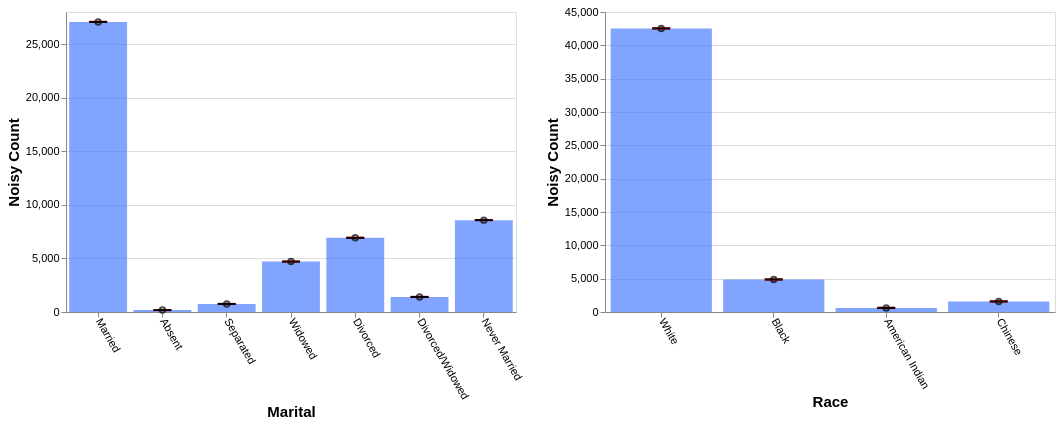

Write the Vega-Lite specification saved for this chart.
### Vega-Lite specification from a JSON file in a GitHub repository (floating-point values rounded to 4 significant figures)
{"config": {"view": {"continuousWidth": 400, "continuousHeight": 300}, "axis": {"labelFontSize": 11, "titleFontSize": 15}, "axisBottom": {"labelAngle": 60}}, "hconcat": [{"layer": [{"mark": "bar", "encoding": {"color": {"value": "transparent"}, "tooltip": [{"aggregate": "sum", "field": "noisy_count", "title": "noisy count", "type": "quantitative"}, {"aggregate": "sum", "field": "noisy_count_prev", "title": "prev count", "type": "quantitative"}, {"aggregate": "sum", "field": "error", "title": "current error", "type": "quantitative"}, {"aggregate": "sum", "field": "error_prev", "title": "prev error", "type": "quantitative"}], "x": {"field": "marital", "sort": null, "title": "Marital", "type": "ordinal"}}, "height": 300, "selection": {"selector543": {"type": "interval", "encodings": ["x"]}}, "transform": [{"filter": {"selection": "selector544"}}], "width": 450}, {"mark": {"type": "bar", "color": "gray", "opacity": 0}, "encoding": {"x": {"field": "marital", "sort": null, "title": "Marital", "type": "ordinal"}, "y": {"aggregate": "sum", "field": "noisy_count_prev", "type": "quantitative"}}, "transform": [{"filter": {"selection": "selector544"}}]}, {"mark": {"type": "bar", "color": "#4C7FFF", "opacity": 0.7}, "encoding": {"x": {"field": "marital", "sort": null, "title": "Marital", "type": "ordinal"}, "y": {"aggregate": "sum", "field": "noisy_count", "type": "quantitative"}}, "transform": [{"filter": {"selection": "selector544"}}]}, {"mark": {"type": "point", "color": "black", "opacity": 0.7}, "encoding": {"x": {"field": "marital", "sort": null, "title": "Marital", "type": "ordinal"}, "y": {"aggregate": "sum", "field": "noisy_count", "title": "Noisy Count", "type": "quantitative"}}, "transform": [{"filter": {"selection": "selector544"}}]}, {"mark": {"type": "rule", "color": "#B6B6B6", "size": 2, "strokeDash": [3, 3]}, "encoding": {"x": {"field": "marital", "sort": null, "title": "Marital", "type": "ordinal"}, "y": {"aggregate": "sum", "field": "plus_error_prev_marital", "title": "", "type": "quantitative"}, "y2": {"aggregate": "sum", "field": "minus_error_prev_marital", "title": ""}}, "transform": [{"filter": {"selection": "selector544"}}]}, {"mark": {"type": "tick", "color": "#B90000", "size": 0, "strokeDash": [1, 1]}, "encoding": {"x": {"field": "marital", "sort": null, "title": "Marital", "type": "ordinal"}, "y": {"aggregate": "sum", "field": "plus_error_prev_marital", "type": "quantitative"}}, "transform": [{"filter": {"selection": "selector544"}}]}, {"mark": {"type": "tick", "color": "#B90000", "size": 0, "strokeDash": [3, 1]}, "encoding": {"x": {"field": "marital", "sort": null, "title": "Marital", "type": "ordinal"}, "y": {"aggregate": "sum", "field": "minus_error_prev_marital", "type": "quantitative"}}, "transform": [{"filter": {"selection": "selector544"}}]}, {"mark": {"type": "rule", "color": "black", "size": 2}, "encoding": {"x": {"field": "marital", "sort": null, "title": "Marital", "type": "ordinal"}, "y": {"aggregate": "sum", "field": "plus_error", "title": "", "type": "quantitative"}, "y2": {"aggregate": "sum", "field": "minus_error", "title": ""}}, "transform": [{"filter": {"selection": "selector544"}}]}, {"mark": {"type": "tick", "color": "black", "width": 0}, "encoding": {"x": {"field": "marital", "sort": null, "title": "Marital", "type": "ordinal"}, "y": {"aggregate": "sum", "field": "plus_error", "type": "quantitative"}}, "transform": [{"filter": {"selection": "selector544"}}]}, {"mark": {"type": "tick", "color": "black", "width": 0}, "encoding": {"x": {"field": "marital", "sort": null, "title": "Marital", "type": "ordinal"}, "y": {"aggregate": "sum", "field": "minus_error", "type": "quantitative"}}, "transform": [{"filter": {"selection": "selector544"}}]}]}, {"layer": [{"mark": "bar", "encoding": {"color": {"value": "transparent"}, "tooltip": [{"aggregate": "sum", "field": "noisy_count", "title": "noisy count", "type": "quantitative"}, {"aggregate": "sum", "field": "noisy_count_prev", "title": "prev count", "type": "quantitative"}, {"aggregate": "sum", "field": "error", "title": "current error", "type": "quantitative"}, {"aggregate": "sum", "field": "error_prev", "title": "prev error", "type": "quantitative"}], "x": {"field": "race", "sort": null, "title": "Race", "type": "ordinal"}}, "height": 300, "selection": {"selector544": {"type": "interval", "encodings": ["x"]}}, "transform": [{"filter": {"selection": "selector543"}}], "width": 450}, {"mark": {"type": "bar", "color": "gray", "opacity": 0}, "encoding": {"x": {"field": "race", "sort": null, "title": "Race", "type": "ordinal"}, "y": {"aggregate": "sum", "field": "noisy_count_prev", "type": "quantitative"}}, "transform": [{"filter": {"selection": "selector543"}}]}, {"mark": {"type": "bar", "color": "#4C7FFF", "opacity": 0.7}, "encoding": {"x": {"field": "race", "sort": null, "title": "Race", "type": "ordinal"}, "y": {"aggregate": "sum", "field": "noisy_count", "type": "quantitative"}}, "transform": [{"filter": {"selection": "selector543"}}]}, {"mark": {"type": "point", "color": "black", "opacity": 0.7}, "encoding": {"x": {"field": "race", "sort": null, "title": "Race", "type": "ordinal"}, "y": {"aggregate": "sum", "field": "noisy_count", "title": "Noisy Count", "type": "quantitative"}}, "transform": [{"filter": {"selection": "selector543"}}]}, {"mark": {"type": "rule", "color": "#B6B6B6", "size": 2, "strokeDash": [3, 3]}, "encoding": {"x": {"field": "race", "sort": null, "title": "Race", "type": "ordinal"}, "y": {"aggregate": "sum", "field": "plus_error_prev_race", "title": "", "type": "quantitative"}, "y2": {"aggregate": "sum", "field": "minus_error_prev_race", "title": ""}}, "transform": [{"filter": {"selection": "selector543"}}]}, {"mark": {"type": "tick", "color": "#B90000", "size": 0, "strokeDash": [1, 1]}, "encoding": {"x": {"field": "race", "sort": null, "title": "Race", "type": "ordinal"}, "y": {"aggregate": "sum", "field": "plus_error_prev_race", "type": "quantitative"}}, "transform": [{"filter": {"selection": "selector543"}}]}, {"mark": {"type": "tick", "color": "#B90000", "size": 0, "strokeDash": [3, 1]}, "encoding": {"x": {"field": "race", "sort": null, "title": "Race", "type": "ordinal"}, "y": {"aggregate": "sum", "field": "minus_error_prev_race", "type": "quantitative"}}, "transform": [{"filter": {"selection": "selector543"}}]}, {"mark": {"type": "rule", "color": "black", "size": 2}, "encoding": {"x": {"field": "race", "sort": null, "title": "Race", "type": "ordinal"}, "y": {"aggregate": "sum", "field": "plus_error", "title": "", "type": "quantitative"}, "y2": {"aggregate": "sum", "field": "minus_error", "title": ""}}, "transform": [{"filter": {"selection": "selector543"}}]}, {"mark": {"type": "tick", "color": "black", "width": 0}, "encoding": {"x": {"field": "race", "sort": null, "title": "Race", "type": "ordinal"}, "y": {"aggregate": "sum", "field": "plus_error", "type": "quantitative"}}, "transform": [{"filter": {"selection": "selector543"}}]}, {"mark": {"type": "tick", "color": "black", "width": 0}, "encoding": {"x": {"field": "race", "sort": null, "title": "Race", "type": "ordinal"}, "y": {"aggregate": "sum", "field": "minus_error", "type": "quantitative"}}, "transform": [{"filter": {"selection": "selector543"}}]}]}], "data": {"name": "data-a3e62cdf2c9e600c81923b81019548db"}, "$schema": "https://vega.github.io/schema/vega-lite/v4.17.0.json", "datasets": {"data-a3e62cdf2c9e600c81923b81019548db": [{"marital": "Married", "race": "White", "noisy_count": 24270.0, "true_count": 24270.0, "plus_error": 24280.0, "minus_error": 24260.0, "error": 9.4, "noisy_count_prev": 24270.0, "true_count_prev": 24270.0, "plus_error_prev": 24290.0, "minus_error_prev": 24260.0, "error_prev": 14.1, "plus_error_prev_marital": 24290.0, "minus_error_prev_marital": 24260.0, "plus_error_prev_race": 24290.0, "minus_error_prev_race": 24260.0}, {"marital": "Married", "race": "Black", "noisy_count": 1673.0, "true_count": 1667.0, "plus_error": 1683.0, "minus_error": 1664.0, "error": 9.4, "noisy_count_prev": 1671.0, "true_count_prev": 1667.0, "plus_error_prev": 1685.0, "minus_error_prev": 1657.0, "error_prev": 14.1, "plus_error_prev_marital": 1686.0, "minus_error_prev_marital": 1658.0, "plus_error_prev_race": 1685.0, "minus_error_prev_race": 1657.0}, {"marital": "Married", "race": "American Indian", "noisy_count": 271.8, "true_count": 266.0, "plus_error": 281.2, "minus_error": 262.4, "error": 9.4, "noisy_count_prev": 272.4, "true_count_prev": 266.0, "plus_error_prev": 286.5, "minus_error_prev": 258.3, "error_prev": 14.1, "plus_error_prev_marital": 287.5, "minus_error_prev_marital": 259.3, "plus_error_prev_race": 289.6, "minus_error_prev_race": 261.4}, {"marital": "Married", "race": "Chinese", "noisy_count": 859.1, "true_count": 863.0, "plus_error": 868.5, "minus_error": 849.6, "error": 9.4, "noisy_count_prev": 856.2, "true_count_prev": 863.0, "plus_error_prev": 870.3, "minus_error_prev": 842.0, "error_prev": 14.1, "plus_error_prev_marital": 871.3, "minus_error_prev_marital": 843.0, "plus_error_prev_race": 869.3, "minus_error_prev_race": 841.0}, {"marital": "Absent", "race": "White", "noisy_count": 100.7, "true_count": 94.0, "plus_error": 110.2, "minus_error": 91.3, "error": 9.4, "noisy_count_prev": 100.6, "true_count_prev": 94.0, "plus_error_prev": 114.8, "minus_error_prev": 86.5, "error_prev": 14.1, "plus_error_prev_marital": 118.1, "minus_error_prev_marital": 89.83, "plus_error_prev_race": 115.8, "minus_error_prev_race": 87.5}, {"marital": "Absent", "race": "Black", "noisy_count": 7.1, "true_count": 16.0, "plus_error": 16.5, "minus_error": -2.3, "error": 9.4, "noisy_count_prev": 4.0, "true_count_prev": 16.0, "plus_error_prev": 18.1, "minus_error_prev": -10.1, "error_prev": 14.1, "plus_error_prev_marital": 21.43, "minus_error_prev_marital": -6.775, "plus_error_prev_race": 18.41, "minus_error_prev_race": -9.786}, {"marital": "Absent", "race": "American Indian", "noisy_count": 16.1, "true_count": 0.0, "plus_error": 25.5, "minus_error": 6.6, "error": 9.4, "noisy_count_prev": 8.8, "true_count_prev": 0.0, "plus_error_prev": 22.9, "minus_error_prev": -5.4, "error_prev": 14.1, "plus_error_prev_marital": 26.23, "minus_error_prev_marital": -2.075, "plus_error_prev_race": 26.04, "minus_error_prev_race": -2.257}, {"marital": "Absent", "race": "Chinese", "noisy_count": 53.8, "true_count": 7.0, "plus_error": 63.2, "minus_error": 44.4, "error": 9.4, "noisy_count_prev": 51.0, "true_count_prev": 7.0, "plus_error_prev": 65.1, "minus_error_prev": 36.8, "error_prev": 14.1, "plus_error_prev_marital": 68.42, "minus_error_prev_marital": 40.12, "plus_error_prev_race": 64.1, "minus_error_prev_race": 35.8}, {"marital": "Separated", "race": "White", "noisy_count": 569.2, "true_count": 567.0, "plus_error": 578.6, "minus_error": 559.7, "error": 9.4, "noisy_count_prev": 561.5, "true_count_prev": 567.0, "plus_error_prev": 575.6, "minus_error_prev": 547.4, "error_prev": 14.1, "plus_error_prev_marital": 578.0, "minus_error_prev_marital": 549.8, "plus_error_prev_race": 576.6, "minus_error_prev_race": 548.4}, {"marital": "Separated", "race": "Black", "noisy_count": 94.4, "true_count": 84.0, "plus_error": 103.8, "minus_error": 84.9, "error": 9.4, "noisy_count_prev": 98.9, "true_count_prev": 84.0, "plus_error_prev": 113.1, "minus_error_prev": 84.8, "error_prev": 14.1, "plus_error_prev_marital": 115.5, "minus_error_prev_marital": 87.17, "plus_error_prev_race": 113.4, "minus_error_prev_race": 85.11}, {"marital": "Separated", "race": "American Indian", "noisy_count": 9.7, "true_count": 13.0, "plus_error": 19.1, "minus_error": 0.2, "error": 9.4, "noisy_count_prev": 6.5, "true_count_prev": 13.0, "plus_error_prev": 20.7, "minus_error_prev": -7.6, "error_prev": 14.1, "plus_error_prev_marital": 23.07, "minus_error_prev_marital": -5.225, "plus_error_prev_race": 23.84, "minus_error_prev_race": -4.457}, {"marital": "Separated", "race": "Chinese", "noisy_count": 78.9, "true_count": 47.0, "plus_error": 88.3, "minus_error": 69.5, "error": 9.4, "noisy_count_prev": 75.8, "true_count_prev": 47.0, "plus_error_prev": 89.9, "minus_error_prev": 61.7, "error_prev": 14.1, "plus_error_prev_marital": 92.28, "minus_error_prev_marital": 64.08, "plus_error_prev_race": 88.9, "minus_error_prev_race": 60.7}, {"marital": "Widowed", "race": "White", "noisy_count": 4044.0, "true_count": 4078.0, "plus_error": 4053.0, "minus_error": 4034.0, "error": 9.4, "noisy_count_prev": 4044.0, "true_count_prev": 4078.0, "plus_error_prev": 4058.0, "minus_error_prev": 4030.0, "error_prev": 14.1, "plus_error_prev_marital": 4054.0, "minus_error_prev_marital": 4026.0, "plus_error_prev_race": 4060.0, "minus_error_prev_race": 4031.0}, {"marital": "Widowed", "race": "Black", "noisy_count": 510.6, "true_count": 543.0, "plus_error": 520.0, "minus_error": 501.2, "error": 9.4, "noisy_count_prev": 526.5, "true_count_prev": 543.0, "plus_error_prev": 540.6, "minus_error_prev": 512.3, "error_prev": 14.1, "plus_error_prev_marital": 536.2, "minus_error_prev_marital": 507.9, "plus_error_prev_race": 540.9, "minus_error_prev_race": 512.6}, {"marital": "Widowed", "race": "American Indian", "noisy_count": 51.8, "true_count": 35.0, "plus_error": 61.2, "minus_error": 42.3, "error": 9.4, "noisy_count_prev": 49.2, "true_count_prev": 35.0, "plus_error_prev": 63.4, "minus_error_prev": 35.1, "error_prev": 14.1, "plus_error_prev_marital": 58.98, "minus_error_prev_marital": 30.68, "plus_error_prev_race": 66.54, "minus_error_prev_race": 38.24}, {"marital": "Widowed", "race": "Chinese", "noisy_count": 101.0, "true_count": 77.0, "plus_error": 110.4, "minus_error": 91.6, "error": 9.4, "noisy_count_prev": 104.9, "true_count_prev": 77.0, "plus_error_prev": 119.0, "minus_error_prev": 90.8, "error_prev": 14.1, "plus_error_prev_marital": 114.6, "minus_error_prev_marital": 86.38, "plus_error_prev_race": 118.0, "minus_error_prev_race": 89.8}, {"marital": "Divorced", "race": "White", "noisy_count": 5951.0, "true_count": 5901.0, "plus_error": 5960.0, "minus_error": 5941.0, "error": 9.4, "noisy_count_prev": 5944.0, "true_count_prev": 5901.0, "plus_error_prev": 5958.0, "minus_error_prev": 5930.0, "error_prev": 14.1, "plus_error_prev_marital": 5961.0, "minus_error_prev_marital": 5932.0, "plus_error_prev_race": 5959.0, "minus_error_prev_race": 5931.0}, {"marital": "Divorced", "race": "Black", "noisy_count": 762.9, "true_count": 750.0, "plus_error": 772.3, "minus_error": 753.5, "error": 9.4, "noisy_count_prev": 760.2, "true_count_prev": 750.0, "plus_error_prev": 774.3, "minus_error_prev": 746.1, "error_prev": 14.1, "plus_error_prev_marital": 776.8, "minus_error_prev_marital": 748.6, "plus_error_prev_race": 774.6, "minus_error_prev_race": 746.4}, {"marital": "Divorced", "race": "American Indian", "noisy_count": 87.1, "true_count": 94.0, "plus_error": 96.5, "minus_error": 77.7, "error": 9.4, "noisy_count_prev": 84.5, "true_count_prev": 94.0, "plus_error_prev": 98.6, "minus_error_prev": 70.3, "error_prev": 14.1, "plus_error_prev_marital": 101.1, "minus_error_prev_marital": 72.85, "plus_error_prev_race": 101.7, "minus_error_prev_race": 73.44}, {"marital": "Divorced", "race": "Chinese", "noisy_count": 125.1, "true_count": 105.0, "plus_error": 134.5, "minus_error": 115.7, "error": 9.4, "noisy_count_prev": 126.9, "true_count_prev": 105.0, "plus_error_prev": 141.1, "minus_error_prev": 112.8, "error_prev": 14.1, "plus_error_prev_marital": 143.6, "minus_error_prev_marital": 115.3, "plus_error_prev_race": 140.1, "minus_error_prev_race": 111.8}, {"marital": "Divorced/Widowed", "race": "White", "noisy_count": 1014.0, "true_count": 1005.0, "plus_error": 1023.0, "minus_error": 1004.0, "error": 9.4, "noisy_count_prev": 1015.0, "true_count_prev": 1005.0, "plus_error_prev": 1029.0, "minus_error_prev": 1000.0, "error_prev": 14.1, "plus_error_prev_marital": 1032.0, "minus_error_prev_marital": 1003.0, "plus_error_prev_race": 1030.0, "minus_error_prev_race": 1002.0}, {"marital": "Divorced/Widowed", "race": "Black", "noisy_count": 305.3, "true_count": 344.0, "plus_error": 314.8, "minus_error": 295.9, "error": 9.4, "noisy_count_prev": 298.5, "true_count_prev": 344.0, "plus_error_prev": 312.6, "minus_error_prev": 284.4, "error_prev": 14.1, "plus_error_prev_marital": 315.5, "minus_error_prev_marital": 287.3, "plus_error_prev_race": 312.9, "minus_error_prev_race": 284.7}, {"marital": "Divorced/Widowed", "race": "American Indian", "noisy_count": 56.5, "true_count": 21.0, "plus_error": 65.9, "minus_error": 47.0, "error": 9.4, "noisy_count_prev": 52.2, "true_count_prev": 21.0, "plus_error_prev": 66.3, "minus_error_prev": 38.1, "error_prev": 14.1, "plus_error_prev_marital": 69.2, "minus_error_prev_marital": 41.0, "plus_error_prev_race": 69.44, "minus_error_prev_race": 41.24}, {"marital": "Divorced/Widowed", "race": "Chinese", "noisy_count": 30.6, "true_count": 33.0, "plus_error": 40.1, "minus_error": 21.2, "error": 9.4, "noisy_count_prev": 29.0, "true_count_prev": 33.0, "plus_error_prev": 43.1, "minus_error_prev": 14.9, "error_prev": 14.1, "plus_error_prev_marital": 46.0, "minus_error_prev_marital": 17.8, "plus_error_prev_race": 42.1, "minus_error_prev_race": 13.9}, {"marital": "Never Married", "race": "White", "noisy_count": 6587.0, "true_count": 6590.0, "plus_error": 6597.0, "minus_error": 6578.0, "error": 9.4, "noisy_count_prev": 6592.0, "true_count_prev": 6590.0, "plus_error_prev": 6606.0, "minus_error_prev": 6578.0, "error_prev": 14.1, "plus_error_prev_marital": 6605.0, "minus_error_prev_marital": 6576.0, "plus_error_prev_race": 6607.0, "minus_error_prev_race": 6579.0}, {"marital": "Never Married", "race": "Black", "noisy_count": 1526.0, "true_count": 1525.0, "plus_error": 1535.0, "minus_error": 1516.0, "error": 9.4, "noisy_count_prev": 1518.0, "true_count_prev": 1525.0, "plus_error_prev": 1533.0, "minus_error_prev": 1504.0, "error_prev": 14.1, "plus_error_prev_marital": 1531.0, "minus_error_prev_marital": 1503.0, "plus_error_prev_race": 1533.0, "minus_error_prev_race": 1505.0}, {"marital": "Never Married", "race": "American Indian", "noisy_count": 125.0, "true_count": 132.0, "plus_error": 134.4, "minus_error": 115.6, "error": 9.4, "noisy_count_prev": 122.4, "true_count_prev": 132.0, "plus_error_prev": 136.6, "minus_error_prev": 108.3, "error_prev": 14.1, "plus_error_prev_marital": 134.9, "minus_error_prev_marital": 106.6, "plus_error_prev_race": 139.7, "minus_error_prev_race": 111.4}, {"marital": "Never Married", "race": "Chinese", "noisy_count": 336.2, "true_count": 310.0, "plus_error": 345.7, "minus_error": 326.8, "error": 9.4, "noisy_count_prev": 347.9, "true_count_prev": 310.0, "plus_error_prev": 362.0, "minus_error_prev": 333.8, "error_prev": 14.1, "plus_error_prev_marital": 360.3, "minus_error_prev_marital": 332.1, "plus_error_prev_race": 361.0, "minus_error_prev_race": 332.8}]}}
